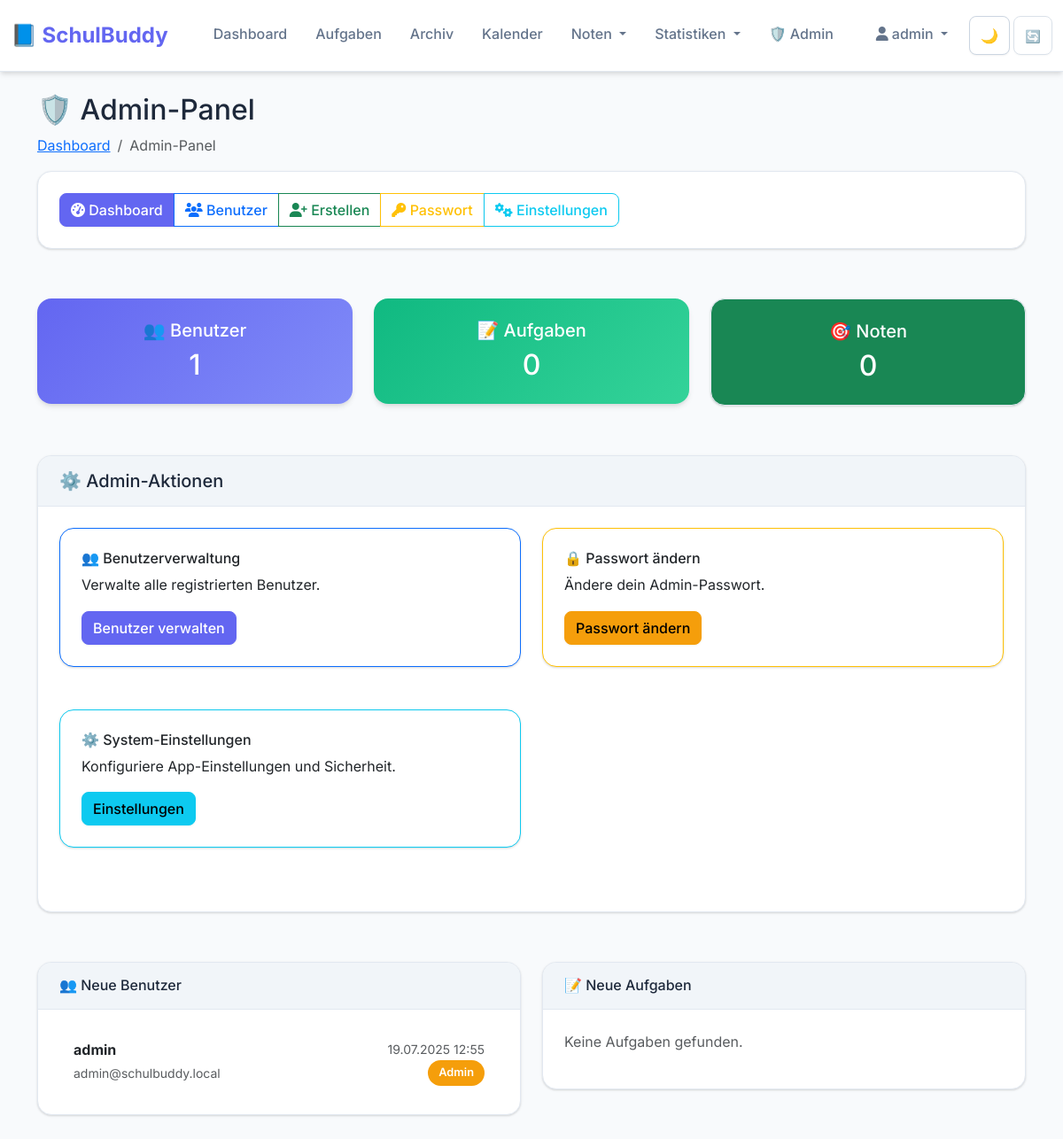
The page /admin (signed in) on the database its author committed.
### models.py (models this page shows, shortened)
class User(UserMixin, db.Model):
    __tablename__ = 'users'
    id = db.Column(db.Integer, primary_key=True)
    username = db.Column(db.String(80), unique=True, nullable=False)
    email = db.Column(db.String(120), unique=True, nullable=False)
    password_hash = db.Column(db.String(128), nullable=False)
    created_at = db.Column(db.DateTime, default=datetime.utcnow)
    is_active = db.Column(db.Boolean, default=True)
    is_admin = db.Column(db.Boolean, default=False)
    totp_secret = db.Column(db.String(32), nullable=True)
    two_factor_enabled = db.Column(db.Boolean, default=False)
    backup_codes = db.Column(db.Text, nullable=True)  # JSON string mit Backup-Codes
    api_key = db.Column(db.String(64), nullable=True)  # API-Key für sicheren Zugriff
    api_key_created_at = db.Column(db.DateTime, nullable=True)
    total_points = db.Column(db.Integer, default=0)
    level = db.Column(db.Integer, default=1)
    current_streak = db.Column(db.Integer, default=0)
    longest_streak = db.Column(db.Integer, default=0)
    last_activity_date = db.Column(db.Date, nullable=True)
    notifications_enabled = db.Column(db.Boolean, default=True)
    email_notifications = db.Column(db.Boolean, default=False)
    reminder_hours = db.Column(db.Integer, default=24)  # Stunden vor Deadline
    tasks = db.relationship('Task', backref='user', lazy=True, cascade='all, delete-orphan')
    grades = db.relationship('Grade', backref='user', lazy=True, cascade='all, delete-orphan')
    achievements = db.relationship('UserAchievement', backref='user', lazy=True, cascade='all, delete-orphan')
    statistics = db.relationship('UserStatistic', backref='user', lazy=True, cascade='all, delete-orphan')
    activity_logs = db.relationship('ActivityLog', backref='user', lazy=True, cascade='all, delete-orphan')

### routes/admin.py (the view)
@admin_bp.route("")
@login_required
@admin_required
def admin_dashboard():
    total_users = User.query.count()
    total_tasks = Task.query.count()
    total_grades = Grade.query.count()
    recent_users = User.query.order_by(User.created_at.desc()).limit(5).all()
    recent_tasks = Task.query.order_by(Task.created_at.desc()).limit(5).all()
    return render_template("admin_panel.html",
                         total_users=total_users,
                         total_tasks=total_tasks,
                         total_grades=total_grades,
                         recent_users=recent_users,
                         recent_tasks=recent_tasks)

### routes/admin.py (called while the page is built)
def admin_required(f):
    @wraps(f)
    def decorated_function(*args, **kwargs):
        if not current_user.is_authenticated or not current_user.is_admin:
            flash("Admin-Berechtigung erforderlich", "error")
            return redirect(url_for('main.index'))
        return f(*args, **kwargs)
    return decorated_function

### templates/admin_panel.html (shortened to what this page needs)
{% extends "base.html" %}
{% block content %}
<div class="container mt-4">
    <div class="row">
        <div class="col-12">
            <h2>🛡️ Admin-Panel</h2>
            <nav aria-label="breadcrumb">
                <ol class="breadcrumb">
                    <li class="breadcrumb-item"><a href="/">Dashboard</a></li>
                    <li class="breadcrumb-item active" aria-current="page">Admin-Panel</li>
                </ol>
            </nav>
        </div>
    </div>
    {% include 'admin_nav.html' %}
    <div class="row mb-4">
        <div class="col-md-4">
            <div class="card bg-primary text-white">
                <div class="card-body text-center">
                    <h5 class="card-title">👥 Benutzer</h5>
                    <h2 class="card-text">{{ total_users }}</h2>
                </div>
            </div>
        </div>
        <div class="col-md-4">
            <div class="card bg-info text-white">
                <div class="card-body text-center">
                    <h5 class="card-title">📝 Aufgaben</h5>
                    <h2 class="card-text">{{ total_tasks }}</h2>
                </div>
            </div>
        </div>
        <div class="col-md-4">
            <div class="card bg-success text-white">
                <div class="card-body text-center">
                    <h5 class="card-title">🎯 Noten</h5>
                    <h2 class="card-text">{{ total_grades }}</h2>
                </div>
            </div>
        </div>
    </div>
    <div class="row mb-4">
        <div class="col-12">
            <div class="card">
                <div class="card-header">
                    <h5 class="mb-0">⚙️ Admin-Aktionen</h5>
                </div>
                <div class="card-body">
                    <div class="row">
                        <div class="col-md-6 mb-3">
                            <div class="card border-primary">
                                <div class="card-body">
                                    <h6 class="card-title">👥 Benutzerverwaltung</h6>
                                    <p class="card-text">Verwalte alle registrierten Benutzer.</p>
                                    <a href="/admin/users" class="btn btn-primary">Benutzer verwalten</a>
                                </div>
                            </div>
                        </div>
                        <div class="col-md-6 mb-3">
                            <div class="card border-warning">
                                <div class="card-body">
                                    <h6 class="card-title">🔒 Passwort ändern</h6>
                                    <p class="card-text">Ändere dein Admin-Passwort.</p>
                                    <a href="/admin/change_password" class="btn btn-warning">Passwort ändern</a>
                                </div>
                            </div>
                        </div>
                        <div class="col-md-6 mb-3">
                            <div class="card border-info">
                                <div class="card-body">
                                    <h6 class="card-title">⚙️ System-Einstellungen</h6>
                                    <p class="card-text">Konfiguriere App-Einstellungen und Sicherheit.</p>
                                    <a href="{{ url_for('admin.admin_settings') }}" class="btn btn-info">Einstellungen</a>
                                </div>
                            </div>
                        </div>
                    </div>
                </div>
            </div>
        </div>
    </div>
    <div class="row">
        <div class="col-md-6">
            <div class="card">
                <div class="card-header">
                    <h6 class="mb-0">👥 Neue Benutzer</h6>
                </div>
                <div class="card-body">
                    {% if recent_users %}
                        <div class="list-group list-group-flush">
                            {% for user in recent_users %}
                                <div class="list-group-item d-flex justify-content-between align-items-center">
                                    <div>
                                        <strong>{{ user.username }}</strong>
                                        <br><small class="text-muted">{{ user.email }}</small>
                                    </div>
                                    <div class="text-end">
                                        <small class="text-muted">{{ user.created_at.strftime('%d.%m.%Y %H:%M') }}</small>
                                        {% if user.is_admin %}
                                            <br><span class="badge bg-warning">Admin</span>
                                        {% endif %}
                                    </div>
                                </div>
                            {% endfor %}
                        </div>
                    {% else %}
                        <p class="text-muted">Keine Benutzer gefunden.</p>
                    {% endif %}
                </div>
            </div>
        </div>
        <div class="col-md-6">
            <div class="card">
                <div class="card-header">
                    <h6 class="mb-0">📝 Neue Aufgaben</h6>
                </div>
                <div class="card-body">
                    {% if recent_tasks %}
                        <div class="list-group list-group-flush">
                            {% for task in recent_tasks %}
                                <div class="list-group-item">
                                    <div class="d-flex justify-content-between">
                                        <strong>{{ task.title }}</strong>
                                        <small class="text-muted">{{ task.created_at.strftime('%d.%m.%Y') }}</small>
                                    </div>
                                    <div class="mt-1">
                                        <span class="badge bg-primary">{{ task.subject }}</span>
                                        <span class="badge bg-secondary">{{ task.task_type }}</span>
                                    </div>
                                </div>
                            {% endfor %}
                        </div>
                    {% else %}
                        <p class="text-muted">Keine Aufgaben gefunden.</p>
                    {% endif %}
                </div>
            </div>
        </div>
    </div>
</div>
{% endblock %}

### templates/base.html (shortened to what this page needs)
<!DOCTYPE html>
<html lang="de">
<head>
    <link href="https://cdn.jsdelivr.net/npm/bootstrap@5.3.0/dist/css/bootstrap.min.css" rel="stylesheet">
    <link href="https://cdnjs.cloudflare.com/ajax/libs/font-awesome/6.4.0/css/all.min.css" rel="stylesheet">
    <link href="https://cdn.jsdelivr.net/npm/fullcalendar@6.1.8/main.min.css" rel="stylesheet">
    <link rel="stylesheet" href="/static/style.css">
    <link rel="stylesheet" href="/static/calendar.css">
</head>
<body>
    <nav class="navbar navbar-expand-lg mb-4">
        <div class="container-fluid">
            <a class="navbar-brand" href="/">📘 SchulBuddy</a>
            <div class="collapse navbar-collapse" id="navbarNav">
                <div class="navbar-nav ms-auto">
                    <a class="nav-link" href="{{ url_for('main.index') }}">Dashboard</a>
                    <a class="nav-link" href="{{ url_for('tasks.tasks_overview') }}">Aufgaben</a>
                    <a class="nav-link" href="{{ url_for('tasks.archive') }}">Archiv</a>
                    <a class="nav-link" href="{{ url_for('tasks.calendar') }}">Kalender</a>
                    <div class="nav-item dropdown">
                        <a class="nav-link dropdown-toggle" href="#" id="gradesDropdown" role="button" data-bs-toggle="dropdown">
                            Noten
                        </a>
                    </div>
                    <div class="nav-item dropdown">
                        <a class="nav-link dropdown-toggle" href="#" id="statsDropdown" role="button" data-bs-toggle="dropdown">
                            Statistiken
                        </a>
                    </div>
                    {% if current_user.is_authenticated %}
                        {% if current_user.is_admin %}
                            <a class="nav-link" href="{{ url_for('admin.admin_dashboard') }}">🛡️ Admin</a>
                        {% endif %}
                        <div class="navbar-nav ms-3">
                            <div class="nav-item dropdown">
                                <a class="nav-link dropdown-toggle" href="#" id="navbarDropdown" role="button" data-bs-toggle="dropdown">
                                    <i class="fas fa-user me-1"></i>{{ current_user.username }}
                                </a>
                            </div>
                        </div>
                    {% endif %}
                    <div class="theme-controls">
                        <button class="btn theme-toggle" onclick="toggleTheme()" title="Theme umschalten">
                            <span id="theme-icon">🌙</span>
                        </button>
                        <button class="btn theme-reset" onclick="resetThemeToSystem()" title="Auf System-Theme zurücksetzen">
                            <span>🔄</span>
                        </button>
                    </div>
                </div>
            </div>
        </div>
    </nav>
    <main>
        {% block content %}{% endblock %}
    </main>
</body>
</html>

### static/style.css (style rules this page uses)
:root { --primary: #6366f1; --primary-light: #818cf8; --primary-dark: #4f46e5; --secondary: #64748b; --secondary-light: #94a3b8; --secondary-dark: #475569; --success: #10b981; --success-light: #34d399; --success-dark: #059669; --warning: #f59e0b; --warning-light: #fbbf24; --warning-dark: #d97706; --danger: #ef4444; --danger-light: #f87171; --danger-dark: #dc2626; --gray-50: #f8fafc; --gray-100: #f1f5f9; --gray-200: #e2e8f0; --gray-300: #cbd5e1; --gray-400: #94a3b8; --gray-500: #64748b; --gray-600: #475569; --gray-700: #334155; --gray-800: #1e293b; --gray-900: #0f172a; --bg-primary: #ffffff; --bg-secondary: #f8fafc; --bg-accent: #f1f5f9; --text-primary: #1e293b; --text-secondary: #64748b; --text-muted: #94a3b8; --shadow-sm: 0 1px 2px 0 rgba(0, 0, 0, 0.05); --shadow: 0 1px 3px 0 rgba(0, 0, 0, 0.1), 0 1px 2px 0 rgba(0, 0, 0, 0.06); --shadow-md: 0 4px 6px -1px rgba(0, 0, 0, 0.1), 0 2px 4px -1px rgba(0, 0, 0, 0.06); --shadow-lg: 0 10px 15px -3px rgba(0, 0, 0, 0.1), 0 4px 6px -2px rgba(0, 0, 0, 0.05); --shadow-xl: 0 20px 25px -5px rgba(0, 0, 0, 0.1), 0 10px 10px -5px rgba(0, 0, 0, 0.04); --transition: all 0.2s ease-in-out; --transition-fast: all 0.1s ease-in-out; --transition-slow: all 0.3s ease-in-out; --radius-sm: 0.25rem; --radius: 0.5rem; --radius-md: 0.75rem; --radius-lg: 1rem; --radius-xl: 1.5rem; }
body { font-family: 'Inter', -apple-system, BlinkMacSystemFont, 'Segoe UI', Roboto, 'Helvetica Neue', Arial, sans-serif; background-color: var(--bg-secondary); color: var(--text-primary); line-height: 1.6; -webkit-font-smoothing: antialiased; -moz-osx-font-smoothing: grayscale; }
.theme-controls { display: flex; align-items: center; gap: 0.25rem; margin-left: 0.5rem; }
.theme-toggle, .theme-reset { background: var(--bg-primary); color: var(--text-primary); border: 1px solid var(--gray-300); border-radius: var(--radius); padding: 0.5rem 0.75rem; transition: var(--transition); font-size: 1rem; min-width: 44px; height: 44px; display: flex; align-items: center; justify-content: center; }
.theme-reset { font-size: 0.875rem; opacity: 0.7; }
.navbar { background: var(--bg-primary) !important; box-shadow: var(--shadow-md); border-bottom: 1px solid var(--gray-200); padding: 1rem 0; }
.navbar-brand { font-weight: 700; font-size: 1.5rem; color: var(--primary) !important; transition: var(--transition); }
.nav-link { color: var(--text-secondary) !important; font-weight: 500; transition: var(--transition); padding: 0.5rem 1rem !important; border-radius: var(--radius); }
.card { background: var(--bg-primary); border: 1px solid var(--gray-200); border-radius: var(--radius-lg); box-shadow: var(--shadow); transition: var(--transition); overflow: hidden; margin-bottom: 2rem; }
.card-header { background: var(--bg-accent); border-bottom: 1px solid var(--gray-200); font-weight: 600; color: var(--text-primary); padding: 1rem 1.5rem; }
.card-body { padding: 1.5rem; }
.card.bg-primary { background: linear-gradient(135deg, var(--primary), var(--primary-light)) !important; border: none; box-shadow: var(--shadow-md); }
.card.bg-info { background: linear-gradient(135deg, var(--success), var(--success-light)) !important; border: none; box-shadow: var(--shadow-md); }
.btn { border-radius: var(--radius); font-weight: 500; transition: var(--transition); box-shadow: var(--shadow-sm); }
.btn-primary { background: var(--primary); border-color: var(--primary); }
.btn-warning { background: var(--warning); border-color: var(--warning); }
.badge { font-size: 0.8rem; padding: 0.5rem 0.75rem; border-radius: var(--radius-lg); font-weight: 600; }
.badge.bg-warning { background: var(--warning) !important; }

### templates/base.html (style rules this page uses)
html { transition: none !important; }
body { transition: none !important; }

### rows shown on the page
User: username "admin", email "admin@schulbuddy.local", created_at "19.07.2025 12:55", is_admin "Admin"

### other values the page prints
{{ total_users }} "1"
{{ total_tasks }} "0"
{{ total_grades }} "0"
